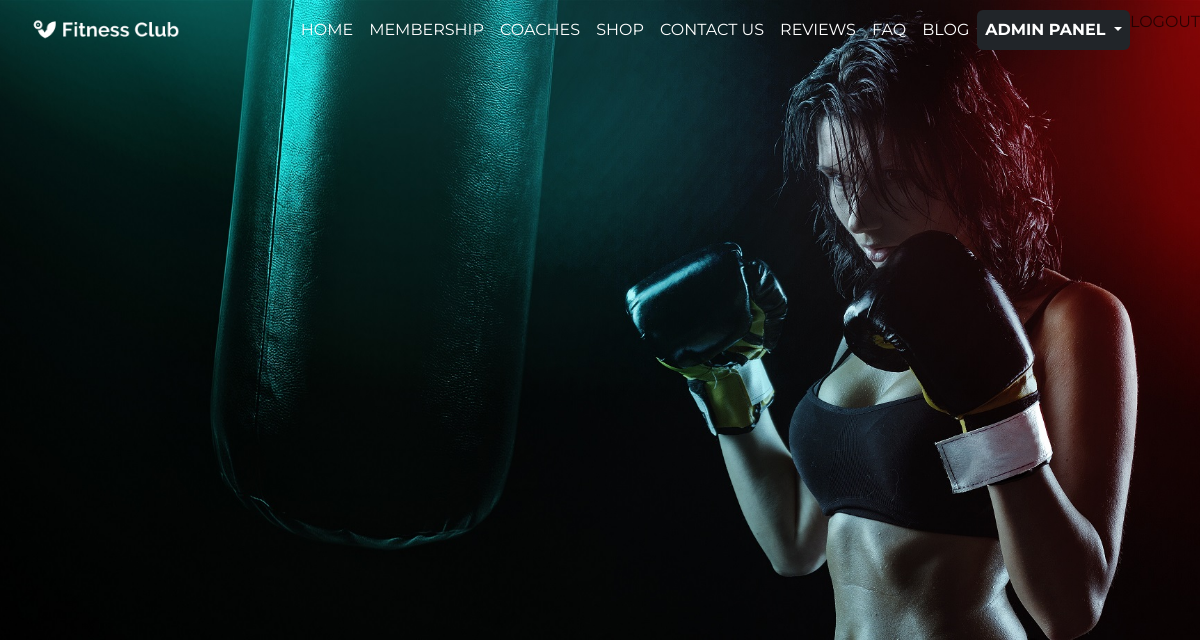
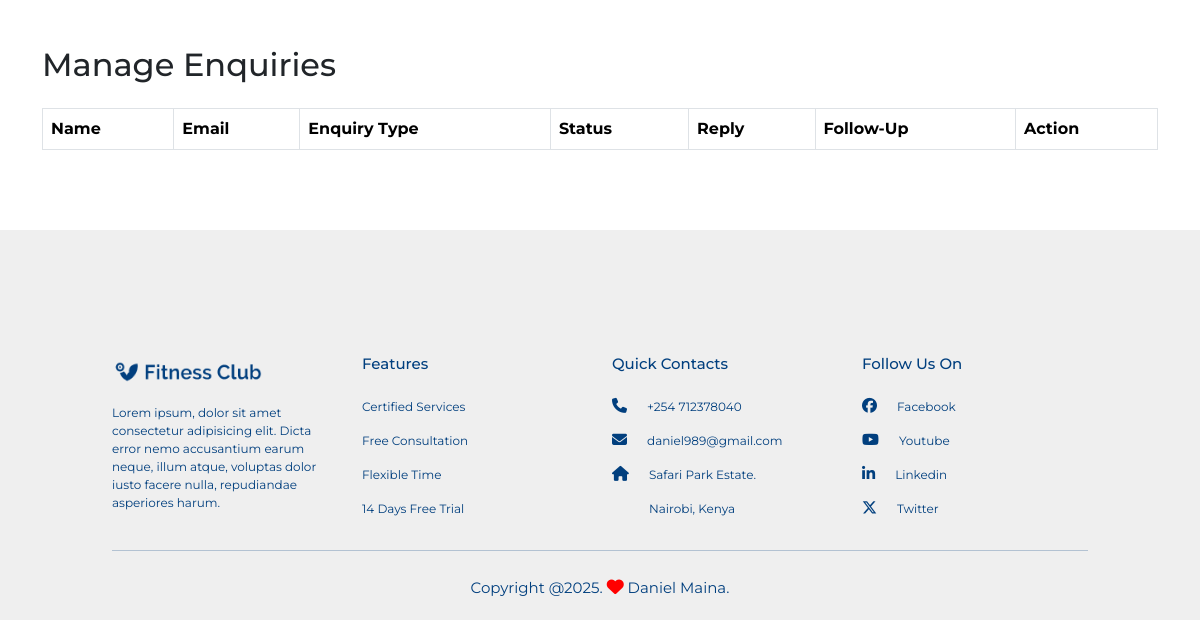
The app's page /dashboard/admin/enquiries/ (signed in), older data (2 pictures, top to bottom).
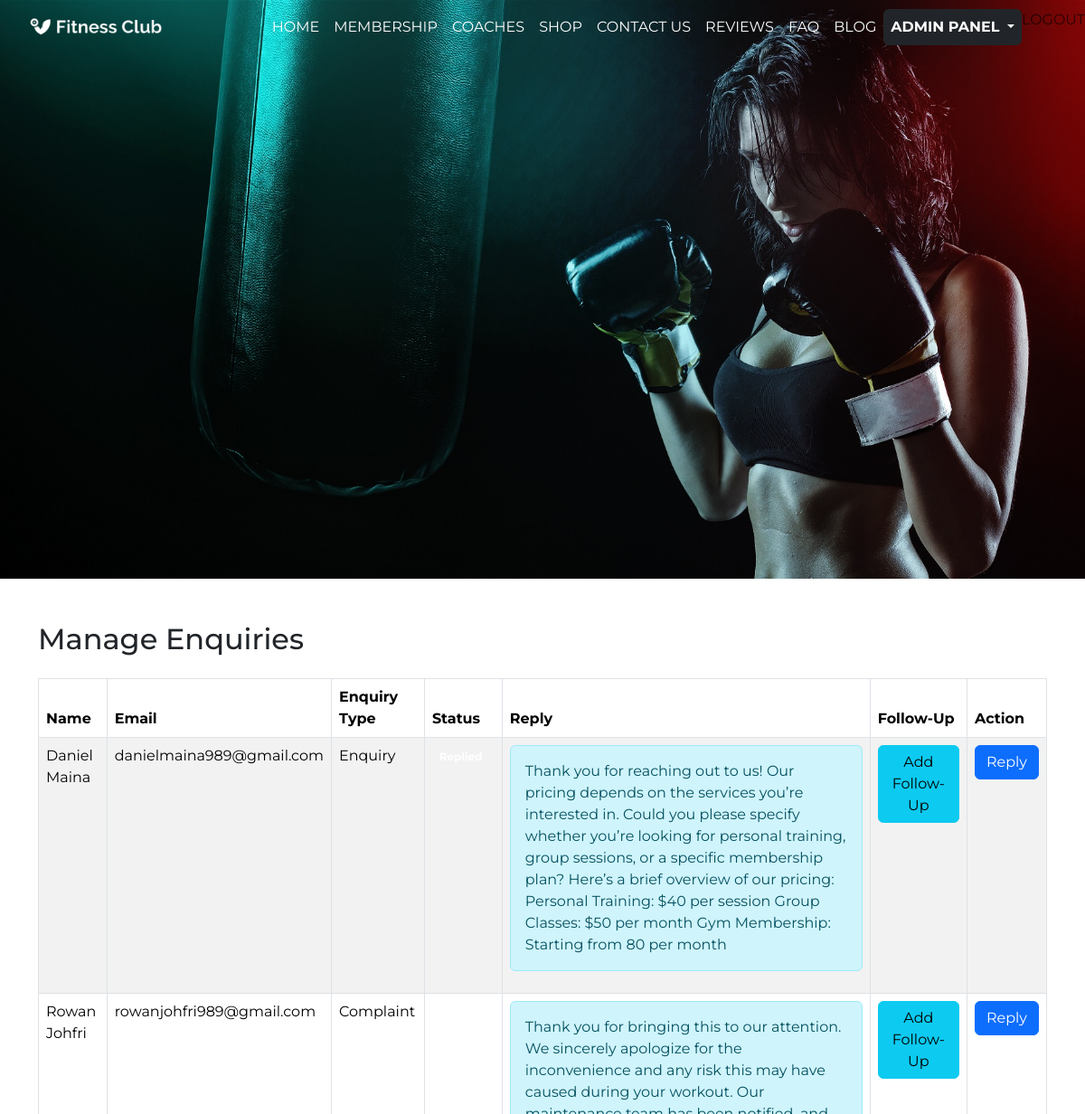
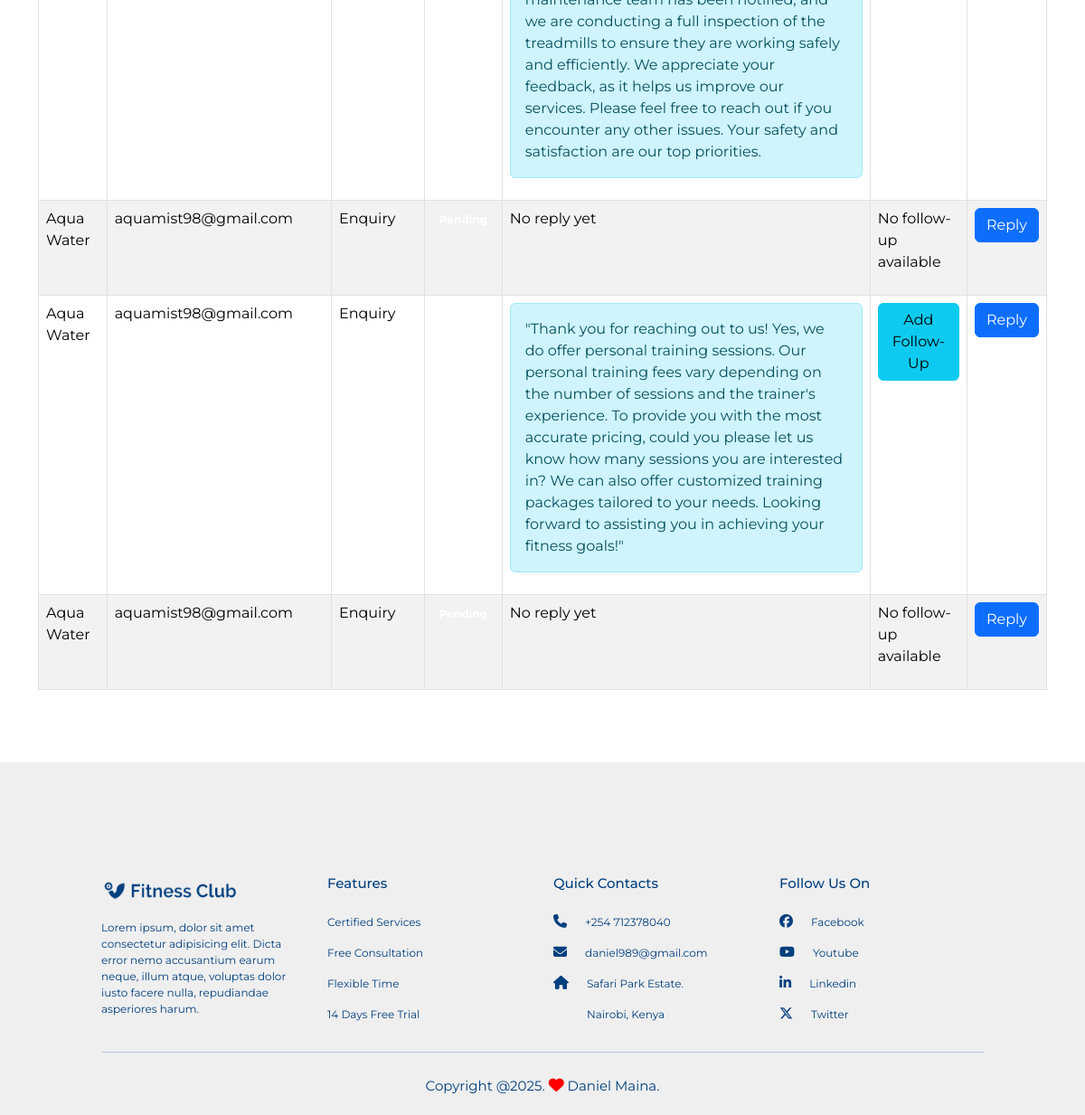
The same page, newer data (2 pictures, top to bottom).
### gym/models.py (models this page shows, shortened)
class ContactSubmission(models.Model):
    ENQUIRY_TYPE_CHOICES = [
        ('enquiry', 'Enquiry'),
        ('complaint', 'Complaint'),
        ('pricing', 'Pricing'),
        ('membership', 'Membership'),
        ('other', 'Other'),
        ('feedback', 'Feedback'),
    ]
    name = models.CharField(max_length=100)
    email = models.EmailField()
    message = models.TextField()
    enquiry_type = models.CharField(max_length=20, choices=ENQUIRY_TYPE_CHOICES, default='enquiry')
    submitted_at = models.DateTimeField(auto_now_add=True)
    admin_reply = models.TextField(blank=True, null=True)
    is_replied = models.BooleanField(default=False)
    responded_at = models.DateTimeField(blank=True, null=True)
    follow_up = models.TextField(blank=True, null=True)
    follow_up_at = models.DateTimeField(blank=True, null=True)

### admin_dashboard/views.py (the view)
# urls.py: path('admin/enquiries/', views.EnquiryListView.as_view(), name='enquiry_list'),
class EnquiryListView(UserPassesTestMixin, ListView):
    model = ContactSubmission
    template_name = "admin_dashboard/enquiry_list.html"
    context_object_name = "enquiries"
    def test_func(self):
        return self.request.user.is_staff  # Only staff can access this view

### admin_dashboard/templates/admin_dashboard/enquiry_list.html
{% extends 'base.html' %}
{% block main_content %}
<div class="container mt-5">
    <h2 class="mb-4">Manage Enquiries</h2>
    <table class="table table-bordered table-striped">
        <thead class="thead-dark">
            <tr>
                <th>Name</th>
                <th>Email</th>
                <th>Enquiry Type</th>
                <th>Status</th>
                <th>Reply</th>
                <th>Follow-Up</th>
                <th>Action</th>
            </tr>
        </thead>
        <tbody>
            {% for enquiry in enquiries %}
            <tr>
                <td>{{ enquiry.name }}</td>
                <td>{{ enquiry.email }}</td>
                <td>{{ enquiry.get_enquiry_type_display }}</td>
                <td>
                    {% if enquiry.is_replied %}
                        <span class="badge badge-success">Replied</span>
                    {% else %}
                        <span class="badge badge-warning">Pending</span>
                    {% endif %}
                </td>
                <td>
                    {% if enquiry.is_replied %}
                        <div class="alert alert-info">{{ enquiry.admin_reply }}</div>
                    {% else %}
                        <p>No reply yet</p>
                    {% endif %}
                </td>
                <td>
                    {% if enquiry.is_replied %}
                        {% if not enquiry.follow_up %}
                            <a href="{% url 'admin_dashboard:follow_up' enquiry.pk %}" class="btn btn-info">Add Follow-Up</a>
                        {% else %}
                            <span class="badge badge-primary">Follow-Up Sent</span>
                        {% endif %}
                    {% else %}
                        <p>No follow-up available</p>
                    {% endif %}
                </td>
                <td>
                    <a href="{% url 'admin_dashboard:enquiry_reply' enquiry.pk %}" class="btn btn-primary">Reply</a>
                </td>
            </tr>
            {% endfor %}
        </tbody>
    </table>
</div>
{% endblock %}

### gym/templates/base.html (shortened to what this page needs)
{% load static%}
<!DOCTYPE html>
<html lang="en">
<head>
<link rel="stylesheet" href="https://cdnjs.cloudflare.com/ajax/libs/font-awesome/6.5.1/css/all.min.css">
<link rel="stylesheet" href="https://cdn.jsdelivr.net/npm/bootstrap@5.3.2/dist/css/bootstrap.min.css">
<link rel="stylesheet" href="https://cdn.jsdelivr.net/npm/bootstrap-icons/font/bootstrap-icons.css">
<link rel="stylesheet" href="https://cdnjs.cloudflare.com/ajax/libs/animate.css/4.1.1/animate.min.css">
    <link rel="stylesheet" href="{% static 'css/style.css' %}">
</head>
<body>
    {% include 'partials/navbar.html' %}
    <main>
        {% block main_content %}
        {% endblock %}
    </main>
    {% include 'partials/footer.html' %}
</body>
</html>

### gym/templates/partials/navbar.html (shortened to what this page needs)
{% load static %}
<section id="header">
    <nav class="navbar navbar-expand-lg navbar-light">
        <a class="navbar-brand" href="#"><img src="{% static 'images/logo-white.png' %}" alt="logo"></a>
        <div class="collapse navbar-collapse justify-content-end" id="navbarNav">
            <ul class="navbar-nav">
                <li class="nav-item">
                    <a class="nav-link" href="#top">HOME</a>
                </li>
                <li class="nav-item">
                    <a class="nav-link" href="{% url 'members:membership_page' %}">MEMBERSHIP</a>
                </li>
                <li class="nav-item">
                    <a class="nav-link" href="{% url 'coaches:coach_list' %}">COACHES</a>
                </li>
                <li class="nav-item">
                    <a class="nav-link" href="{% url 'shop:index' %}">SHOP</a>
                </li>
                <li class="nav-item">
                    <a class="nav-link" href="{% url 'gym:about' %}">CONTACT US</a>
                </li>
                {% if user.is_authenticated %}
                <li class="nav-item">
                    <a class="nav-link" href="{% url 'gym:reviews' %}">REVIEWS</a>
                </li>
                <li class="nav-item">
                    <a class="nav-link" href="{% url 'gym:faq' %}">FAQ</a>
                </li>
                <li class="nav-item">
                    <a class="nav-link" href="{% url 'gym_blog:blog_list' %}">BLOG</a>
                </li>
{% if user.is_staff %}
<li class="nav-item dropdown">
    <a class="nav-link dropdown-toggle fw-bold text-light bg-dark p-2 rounded" href="#" id="adminDropdown" role="button" data-bs-toggle="dropdown" aria-expanded="false">
        ADMIN PANEL
    </a>
</li>
{% endif %}
                <li class="nav-item">
                    <form method="post" action="{% url 'members:logout' %}" style="display: inline;">
                        <button type="submit" class="btn btn-link nav-link" style="padding: 0; border: none; background: none;">LOGOUT</button>
                    </form>
                </li>
                {% endif %}
            </ul>
        </div>
    </nav>
</section>

### gym/templates/partials/footer.html
{%load static%}
<section id="footer">
    <div class="container">
        <div class="row">
            <div class="col-md-3">
               <img src="{% static 'images/logo.png' %}" class="footer-logo" alt="logo">
               <p>Lorem ipsum, dolor sit amet consectetur adipisicing elit. Dicta error nemo accusantium earum neque, illum atque, voluptas dolor iusto facere nulla, repudiandae asperiores harum.</p>
            </div>
            <div class="col-md-3">
                <h1 class="footer-feature">Features</h1>
                <p>Certified Services</p>
                <p>Free Consultation</p>
                <p>Flexible Time</p>
                <p>14 Days Free Trial</p>
             </div>
             <div class="col-md-3">
                <h1 class="contact">Quick Contacts</h1>
                <p><i class="fa-solid fa-phone"></i>+254 712378040</p>
                <p><i class="fa-solid fa-envelope"></i>daniel989@gmail.com</p>
                <p><i class="fa-solid fa-house"></i>Safari Park Estate.</p>
                <p class="city">Nairobi, Kenya</p>
             </div>
            <div class="col-md-3">
                <h1 class="contact">Follow Us On</h1>
                <p><i class="fa-brands fa-facebook"></i>Facebook</p>
                <p><i class="fa-brands fa-youtube"></i>Youtube</p>
                <p><i class="fa-brands fa-linkedin-in"></i>Linkedin</p>
                <p><i class="fa-brands fa-x-twitter"></i>Twitter</p>
             </div>
        </div>
        <hr>
        <p class="copyright">Copyright @2025. <i class="fa-solid fa-heart"></i> Daniel Maina.</p>
    </div>
</section>

### gym/static/css/style.css (style rules this page uses)
* { margin: 0; padding: 0; font-family: "Montserrat", sans-serif; }
#header { height: 80vh; background-image: url("../images/banner.jpg"); background-size: cover; background-position: center; }
.navbar-nav li a { float: right; color: #fff !important; }
.navbar-brand img { width: 150px; margin-left: 30px; }
.navbar { background-color: transparent; transition: background-color 0.3s ease; }
.navbar-nav li a { color: #fff !important; }
#footer { margin-top: 80px; padding: 100px; background: #efefef; color: #013f7e; }
.footer-logo { width: 150px; margin-top: 25px; margin-bottom: 15px; }
#footer h1 { font-size: 15px; text-align: left; margin-top: 25px; margin-bottom: 25px; }
#footer p { font-size: 12px; text-align: left; }
#footer .city { margin-left: 37px; }
#footer .row i { padding-right: 20px; font-size: 15px; }
#footer hr { padding-top: 10px; }
#footer .fa-heart { color: red; font-size: 17px; }
#footer .copyright { margin-bottom: -80px; text-align: center; font-size: 15px; }

Row changes from the older to the newer data that the page shows:
added ContactSubmission: name "Daniel Maina", email "danielmaina989@gmail.com", enquiry_type "Enquiry", admin_reply "Thank you for reaching out to us! Our pricing depends on the services you’re interested in. Could you please specify whether you’re looking for personal training, group sessions, or a specific membership plan? Here’s a brief overview of our pricing: Personal Training: $40 per session Group Classes: $50 per month Gym Membership: Starting from 80 per month", is_replied "Add Follow-Up"
added ContactSubmission: name "Rowan Johfri", email "rowanjohfri989@gmail.com", enquiry_type "Complaint", admin_reply "Thank you for bringing this to our attention. We sincerely apologize for the inconvenience and any risk this may have caused during your workout. Our maintenance team has been notified, and we are conducting a full inspection of the treadmills to ensure they are working safely and efficiently. We appreciate your feedback, as it helps us improve our services. Please feel free to reach out if you encounter any other issues. Your safety and satisfaction are our top priorities.", is_replied "Add Follow-Up"
added ContactSubmission: name "Aqua Water", email "aquamist98@gmail.com", enquiry_type "Enquiry", is_replied "No reply yet"
added ContactSubmission: name "Aqua Water", email "aquamist98@gmail.com", enquiry_type "Enquiry", admin_reply "\"Thank you for reaching out to us! Yes, we do offer personal training sessions. Our personal training fees vary depending on the number of sessions and the trainer's experience. To provide you with the most accurate pricing, could you please let us know how many sessions you are interested in? We can also offer customized training packages tailored to your needs. Looking forward to assisting you in achieving your fitness goals!\"", is_replied "Add Follow-Up"
added ContactSubmission: name "Aqua Water", email "aquamist98@gmail.com", enquiry_type "Enquiry", is_replied "No reply yet"
